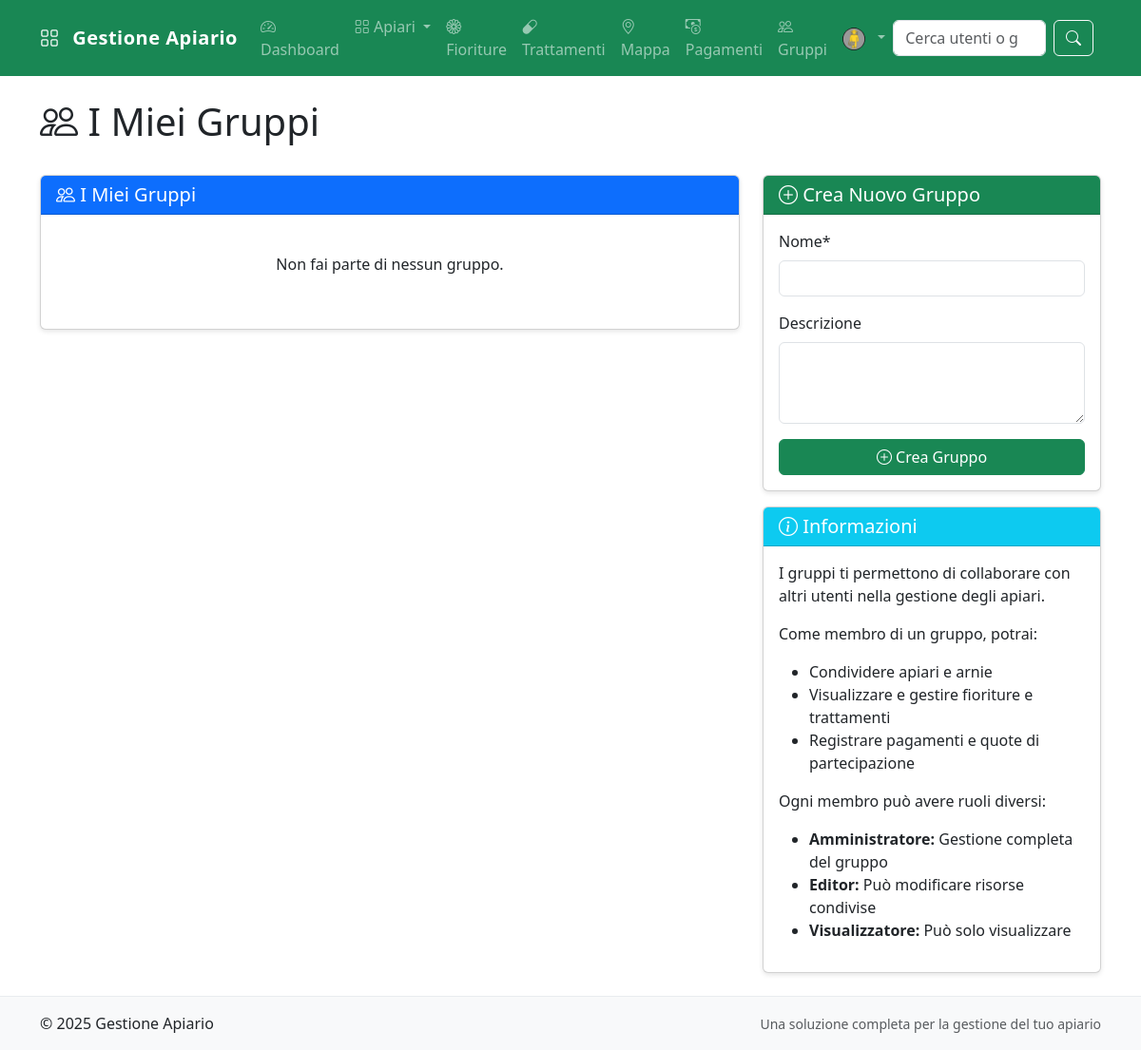
The app's page /app/gruppi/ (signed in), older data.
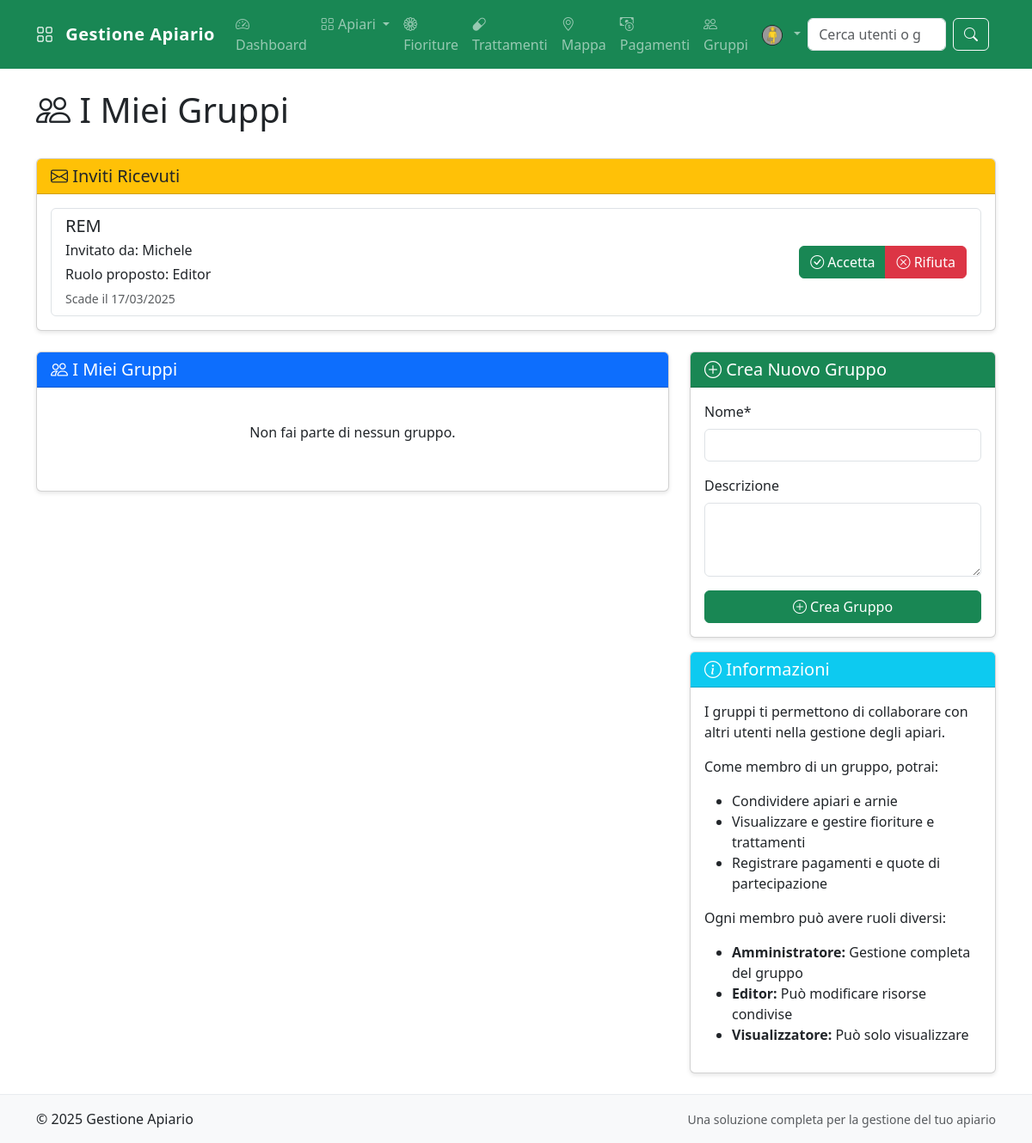
The same page, newer data.
### core/models.py (models this page shows, shortened)
class InvitoGruppo(models.Model):
    STATO_CHOICES = [
        ('inviato', 'Inviato'),
        ('accettato', 'Accettato'),
        ('rifiutato', 'Rifiutato'),
        ('scaduto', 'Scaduto'),
    ]
    gruppo = models.ForeignKey(Gruppo, on_delete=models.CASCADE, related_name='inviti')
    email = models.EmailField()
    ruolo_proposto = models.CharField(max_length=20, choices=MembroGruppo.RUOLO_CHOICES, default='viewer')
    token = models.UUIDField(default=uuid.uuid4, editable=False, unique=True)
    data_invio = models.DateTimeField(auto_now_add=True)
    data_scadenza = models.DateTimeField()
    stato = models.CharField(max_length=20, choices=STATO_CHOICES, default='inviato')
    invitato_da = models.ForeignKey(User, on_delete=models.CASCADE, related_name='inviti_inviati')
    class Meta:
        verbose_name = "Invito Gruppo"
        verbose_name_plural = "Inviti Gruppo"

class Gruppo(models.Model):
    nome = models.CharField(max_length=100)
    descrizione = models.TextField(blank=True, null=True)
    data_creazione = models.DateTimeField(auto_now_add=True)
    creatore = models.ForeignKey(User, on_delete=models.CASCADE, related_name='gruppi_creati')
    membri = models.ManyToManyField(User, through='MembroGruppo', related_name='gruppi')
    class Meta:
        verbose_name = "Gruppo"
        verbose_name_plural = "Gruppi"

### core/views.py (the view)
# urls.py: path('gruppi/', views.gestione_gruppi, name='gestione_gruppi'),
@login_required
def gestione_gruppi(request):
    gruppi = Gruppo.objects.filter(membri=request.user).distinct()
    gruppi_creati = Gruppo.objects.filter(creatore=request.user)
    inviti_ricevuti = InvitoGruppo.objects.filter(
        email=request.user.email,
        stato='inviato',
        data_scadenza__gte=timezone.now()
    )
    if request.method == 'POST':
        form = GruppoForm(request.POST)
        if form.is_valid():
            gruppo = form.save(commit=False)
            gruppo.creatore = request.user
            gruppo.save()
            MembroGruppo.objects.create(
                utente=request.user,
                gruppo=gruppo,
                ruolo='admin'
            )
            messages.success(request, f"Gruppo '{gruppo.nome}' creato con successo.")
            return redirect('dettaglio_gruppo', gruppo_id=gruppo.id)
    else:
        form = GruppoForm()
    context = {
        'gruppi': gruppi,
        'gruppi_creati': gruppi_creati,
        'inviti_ricevuti': inviti_ricevuti,
        'form': form,
    }
    return render(request, 'gruppi/gestione_gruppi.html', context)

### core/forms.py
class GruppoForm(forms.ModelForm):
    class Meta:
        model = Gruppo
        fields = ['nome', 'descrizione']
        widgets = {
            'descrizione': forms.Textarea(attrs={'rows': 3}),
        }

### templates/gruppi/gestione_gruppi.html (shortened to what the changed rows need)
{% extends 'base.html' %}
{% load crispy_forms_tags %}
{% block content %}
<div class="row">
    <div class="col-12 mb-4">
        <div class="d-flex justify-content-between align-items-center">
            <h1><i class="bi bi-people"></i> I Miei Gruppi</h1>
        </div>
    </div>
</div>
{% if inviti_ricevuti %}
<div class="row mb-4">
    <div class="col-12">
        <div class="card">
            <div class="card-header bg-warning text-dark">
                <h5 class="mb-0"><i class="bi bi-envelope"></i> Inviti Ricevuti</h5>
            </div>
            <div class="card-body">
                <div class="list-group">
                    {% for invito in inviti_ricevuti %}
                        <div class="list-group-item">
                            <div class="d-flex justify-content-between align-items-center">
                                <div>
                                    <h5 class="mb-1">{{ invito.gruppo.nome }}</h5>
                                    <p class="mb-1">Invitato da: {{ invito.invitato_da.username }}</p>
                                    <p class="mb-1">Ruolo proposto: {{ invito.get_ruolo_proposto_display }}</p>
                                    <small class="text-muted">Scade il {{ invito.data_scadenza|date:"d/m/Y" }}</small>
                                </div>
                                <div class="btn-group">
                                    <a href="{% url 'gestisci_invito' invito.id 'accetta' %}" class="btn btn-success">
                                        <i class="bi bi-check-circle"></i> Accetta
                                    </a>
                                    <a href="{% url 'gestisci_invito' invito.id 'rifiuta' %}" class="btn btn-danger">
                                        <i class="bi bi-x-circle"></i> Rifiuta
                                    </a>
                                </div>
                            </div>
                        </div>
                    {% endfor %}
                </div>
            </div>
        </div>
    </div>
</div>
{% endif %}
{% endblock %}

Row changes from the older to the newer data that the page shows:
added InvitoGruppo: gruppo.nome "REM", invitato_da.username "Michele", ruolo_proposto "Editor", data_scadenza "17/03/2025"
Text that changed along with them:
text now shown: "Inviti Ricevuti"
